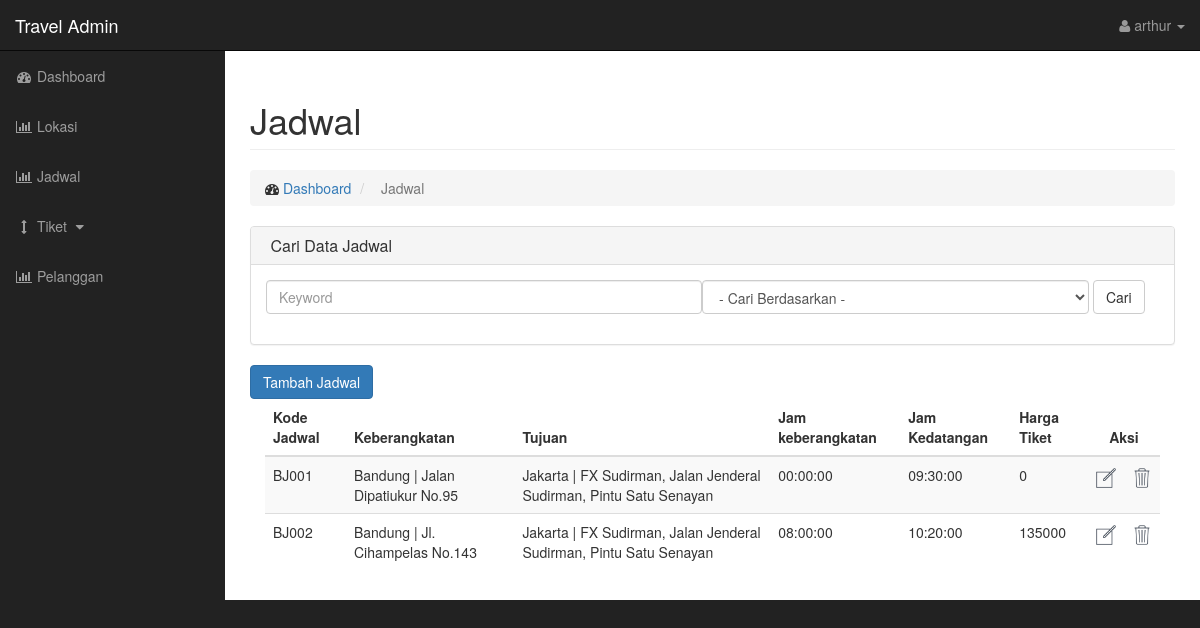
The page /admin/jadwal.php (signed in) on the database as committed earlier.
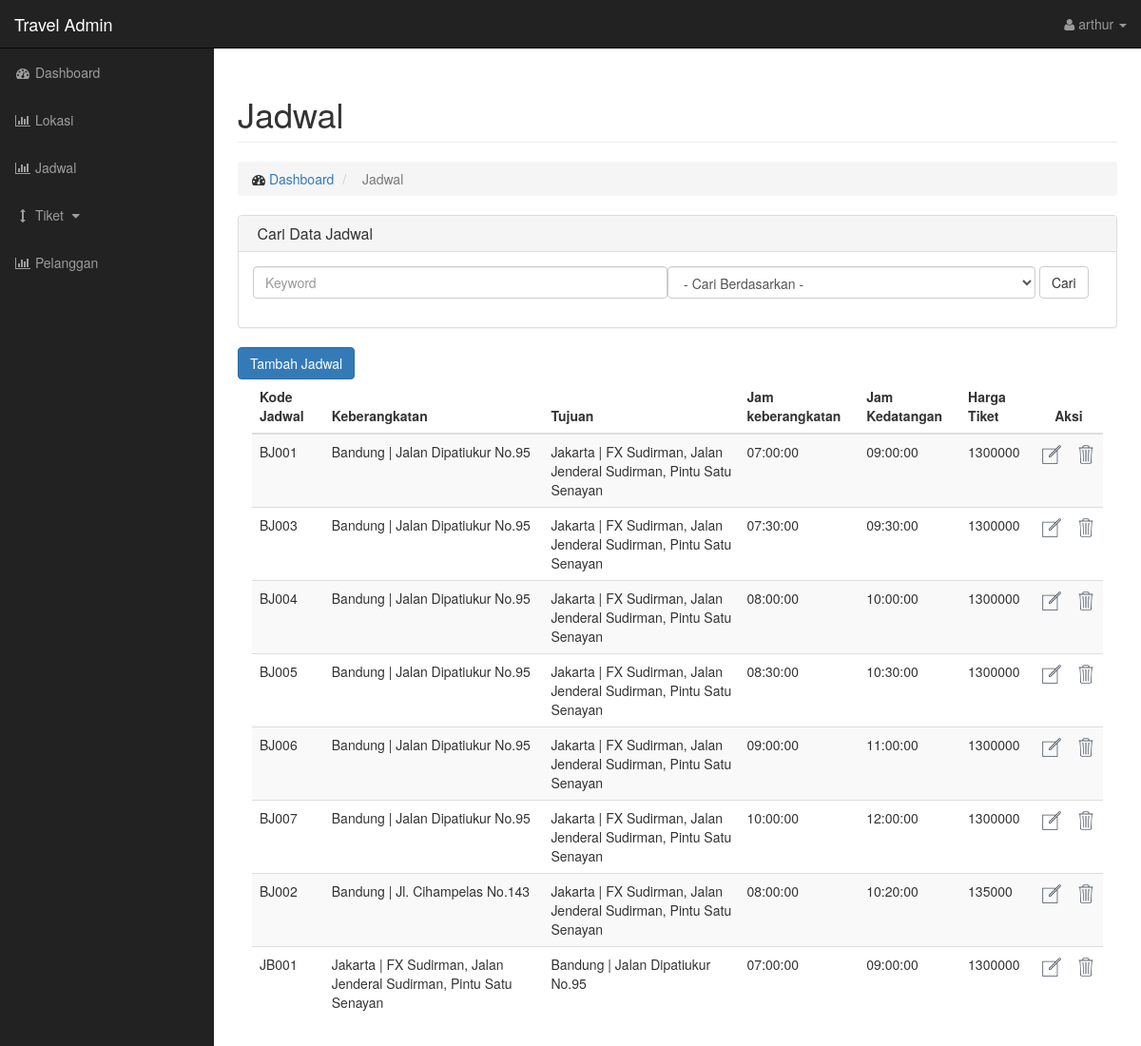
The same page on the database as committed later.
### tables this page shows
CREATE TABLE `jadwal` (
  `kd_jadwal` char(5) NOT NULL,
  `kd_lokasi_asal` char(5) DEFAULT NULL,
  `kd_lokasi_tujuan` char(5) DEFAULT NULL,
  `jam_pergi` time DEFAULT NULL,
  `jam_berangkat` time DEFAULT NULL,
  `harga` int(11) DEFAULT NULL,
  PRIMARY KEY (`kd_jadwal`),
  KEY `fr1` (`kd_lokasi_asal`),
  KEY `fr2` (`kd_lokasi_tujuan`)
);

CREATE TABLE `lokasi` (
  `kd_lokasi` char(5) NOT NULL,
  `kota` varchar(255) DEFAULT NULL,
  `lokasi` varchar(255) DEFAULT NULL,
  PRIMARY KEY (`kd_lokasi`),
  KEY `kd_lokasi` (`kd_lokasi`),
  KEY `kd_lokasi_2` (`kd_lokasi`)
);

### admin/jadwal.php (the view, shortened to what this page needs)
<!DOCTYPE html>
<html lang="en">
<head>
    <link href="css/bootstrap.min.css" rel="stylesheet">
    <link href="css/sb-admin.css" rel="stylesheet">
    <link href="css/plugins/morris.css" rel="stylesheet">
    <link href="font-awesome/css/font-awesome.min.css" rel="stylesheet" type="text/css">
</head>
<body>
    <div id="wrapper">
        <?php include "header.php" ?>
        <div id="page-wrapper">
            <div class="container-fluid">
                <div class="row">
                    <div class="col-lg-12">
                        <h1 class="page-header">
                            Jadwal
                        </h1>
                        <ol class="breadcrumb">
                            <li>
                                <i class="fa fa-dashboard"></i>  <a href="index.html">Dashboard</a>
                            </li>
                            <li class="active">
                                <i class="fa"></i> Jadwal
                            </li>
                        </ol>
                    </div>
                </div>
                <div class="row">
                    <div class="col-lg-12">
                        <div class="panel panel-default">
                            <div class="panel-heading">
                                <h3 class="panel-title"><i class="fa"></i> Cari Data Jadwal</h3>
                            </div>
                            <div class="panel-body">
                                <form action="index.php" method="POST" role="form">
                                    <div class="form-group">
                                        <table width="100%" border="0">
                                            <tr>
                                                <td><input class="form-control" placeholder="Keyword"></td>
                                                <td><select class="form-control">
                                                        <option>- Cari Berdasarkan -</option>
                                                    </select></td>
                                                <td width="70">&nbsp<button type="submit" class="btn btn-default">Cari</button></td>
                                            </tr>
                                        </table>
                                    </div>
                                </form>
                            </div>
                        </div>
                    </div>
                </div>
                <a href="tambah_jadwal.php" class="btn btn-primary">Tambah Jadwal</a>
                <div class="col-lg-12">
                        <div class="table-responsive">
                            <table class="table table-hover table-striped">
                                <thead>
                                    <tr>
                                        <th>Kode Jadwal</th>
                                        <th>Keberangkatan</th>
                                        <th>Tujuan</th>
                                        <th>Jam keberangkatan</th>
                                        <th>Jam Kedatangan</th>
                                        <th>Harga Tiket</th>
                                        <th colspan="2" style="text-align:center">Aksi</th>
                                    </tr>
                                </thead>
                                <tbody>
                                    <?php
                                        $link=koneksi_db();
                                        $sql="SELECT * FROM jadwal a JOIN lokasi b ON a.kd_lokasi_asal = b.kd_lokasi";
                                        $res=mysql_query($sql,$link);
                                        while ($data=mysql_fetch_array($res)) {
                                    ?>
                                    <tr>
                                        <td><?php echo $data[0]?></td>
                                        <td><?php echo "$data[7] | $data[8]"?></td>
                                        <?php
                                            $result=mysql_query("SELECT kota,lokasi FROM lokasi WHERE kd_lokasi='$data[2]'");
                                            $row=mysql_fetch_array($result);
                                            echo "<td>$row[kota] | $row[lokasi]</td>";
                                        ?>
                                        <td><?php echo $data[3]?></td>
                                        <td><?php echo $data[4]?></td>
                                        <td><?php echo $data[5]?></td>
                                        <td><a href="edit_jadwal.php?kd=<?php echo $data[0]?>"><img style="width:20px" src="img/edit.png"></a></td>
                                        <td><a href="hapus_data.php?kd=<?php echo $data[0]?>&t=jadwal"><img style="width:20px" src="img/delete.png"></td>
                                    </tr>
                                    <?php } ?>
                                </tbody>
                            </table>
                        </div>
                </div>
            </div>
        </div>
    </div>
</body>
</html>

### admin/header.php (shortened to what this page needs)
<nav class="navbar navbar-inverse navbar-fixed-top" role="navigation">
    <div class="navbar-header">
        <a class="navbar-brand" href="Dashboard.html">Travel Admin</a>
    </div>
    <ul class="nav navbar-right top-nav">
        <li class="dropdown">
            <a href="#" class="dropdown-toggle" data-toggle="dropdown"><i class="fa fa-user"></i> <?php echo $_SESSION['nama'];?> <b class="caret"></b></a>
        </li>
    </ul>
    <div class="collapse navbar-collapse navbar-ex1-collapse">
        <ul class="nav navbar-nav side-nav">
            <li>
                <a href="dashboard.php"><i class="fa fa-fw fa-dashboard"></i> Dashboard</a>
            </li>
            <li>
                <a href="lokasi.php"><i class="fa fa-fw fa-bar-chart-o"></i> Lokasi</a>
            </li>
            <li>
                <a href="jadwal.php"><i class="fa fa-fw fa-bar-chart-o"></i> Jadwal</a>
            </li>
            <li>
                <a href="javascript:;" data-toggle="collapse" data-target="#demo"><i class="fa fa-fw fa-arrows-v"></i> Tiket <i class="fa fa-fw fa-caret-down"></i></a>
            </li>
            <li>
                <a href="pelanggan.php"><i class="fa fa-fw fa-bar-chart-o"></i> Pelanggan</a>
            </li>
        </ul>
    </div>
</nav>

### admin/css/sb-admin.css (style rules this page uses)
body { margin-top: 100px; background-color: #222; }
@media (min-width:768px) { body { margin-top: 50px; } }
#wrapper { padding-left: 0; }
#page-wrapper { width: 100%; padding: 0; background-color: #fff; }
@media (min-width:768px) { #wrapper { padding-left: 225px; } }
@media (min-width:768px) { #page-wrapper { padding: 10px; } }
.top-nav { padding: 0 15px; }
.top-nav>li { display: inline-block; float: left; }
.top-nav>li>a { padding-top: 15px; padding-bottom: 15px; line-height: 20px; color: #999; }
@media (min-width:768px) { .side-nav { position: fixed; top: 51px; left: 225px; width: 225px; margin-left: -225px; border: none; border-radius: 0; overflow-y: auto; background-color: #222; bottom: 0; overflow-x: hidden; padding-bottom: 40px; } }
@media (min-width:768px) { .side-nav>li>a { width: 225px; } }

Rows that differ between the two databases and show on the page:
changed jadwal "BJ001": jam_pergi "00:00:00" → "07:00:00"; jam_berangkat "09:30:00" → "09:00:00"; harga "0" → "1300000"
added jadwal: kd_jadwal "BJ003", lokasi.kota "Bandung", lokasi.lokasi "Jalan Dipatiukur No.95", lokasi.kota "Jakarta", lokasi.lokasi "FX Sudirman, Jalan Jenderal Sudirman, Pintu Satu Senayan", jam_pergi "07:30:00", jam_berangkat "09:30:00", harga "1300000"
added jadwal: kd_jadwal "BJ004", lokasi.kota "Bandung", lokasi.lokasi "Jalan Dipatiukur No.95", lokasi.kota "Jakarta", lokasi.lokasi "FX Sudirman, Jalan Jenderal Sudirman, Pintu Satu Senayan", jam_pergi "08:00:00", jam_berangkat "10:00:00", harga "1300000"
added jadwal: kd_jadwal "BJ005", lokasi.kota "Bandung", lokasi.lokasi "Jalan Dipatiukur No.95", lokasi.kota "Jakarta", lokasi.lokasi "FX Sudirman, Jalan Jenderal Sudirman, Pintu Satu Senayan", jam_pergi "08:30:00", jam_berangkat "10:30:00", harga "1300000"
added jadwal: kd_jadwal "BJ006", lokasi.kota "Bandung", lokasi.lokasi "Jalan Dipatiukur No.95", lokasi.kota "Jakarta", lokasi.lokasi "FX Sudirman, Jalan Jenderal Sudirman, Pintu Satu Senayan", jam_pergi "09:00:00", jam_berangkat "11:00:00", harga "1300000"
added jadwal: kd_jadwal "BJ007", lokasi.kota "Bandung", lokasi.lokasi "Jalan Dipatiukur No.95", lokasi.kota "Jakarta", lokasi.lokasi "FX Sudirman, Jalan Jenderal Sudirman, Pintu Satu Senayan", jam_pergi "10:00:00", jam_berangkat "12:00:00", harga "1300000"
added jadwal: kd_jadwal "JB001", lokasi.kota "Jakarta", lokasi.lokasi "FX Sudirman, Jalan Jenderal Sudirman, Pintu Satu Senayan", lokasi.kota "Bandung", lokasi.lokasi "Jalan Dipatiukur No.95", jam_pergi "07:00:00", jam_berangkat "09:00:00", harga "1300000"
